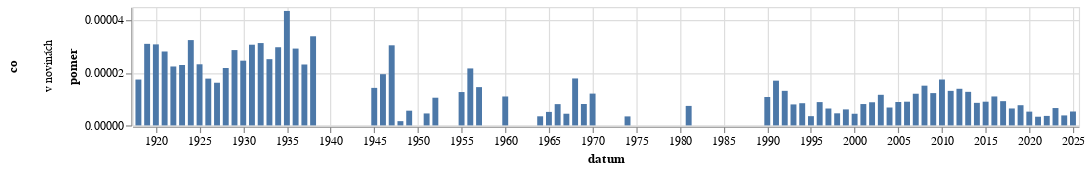

The cell this chart's notebook holds for it:
### Code cell
graf(vyvoj_vyskytu("(?i)v novinách","v novinách"))

### Figure 1 — Vega-Lite specification as saved in the notebook (floating-point values rounded to 4 significant figures)
{"config": {"view": {"continuousWidth": 300, "continuousHeight": 300}}, "data": {"name": "data-49b8159efeda7af0194d4dcc9b3b6ead"}, "mark": {"type": "bar"}, "encoding": {"row": {"field": "co", "type": "nominal"}, "x": {"field": "datum", "type": "temporal"}, "y": {"field": "pomer", "type": "quantitative"}}, "height": 100, "width": 800, "$schema": "https://vega.github.io/schema/vega-lite/v5.8.0.json", "datasets": {"data-49b8159efeda7af0194d4dcc9b3b6ead": [{"datum": "1918-01-01T00:00:00", "vyskytu": 3, "pocet_slov": 172010, "pomer": 1.744e-05, "co": "v novinách"}, {"datum": "1919-01-01T00:00:00", "vyskytu": 48, "pocet_slov": 1547459, "pomer": 3.102e-05, "co": "v novinách"}, {"datum": "1920-01-01T00:00:00", "vyskytu": 48, "pocet_slov": 1557497, "pomer": 3.082e-05, "co": "v novinách"}, {"datum": "1921-01-01T00:00:00", "vyskytu": 51, "pocet_slov": 1814119, "pomer": 2.811e-05, "co": "v novinách"}, {"datum": "1922-01-01T00:00:00", "vyskytu": 39, "pocet_slov": 1739976, "pomer": 2.241e-05, "co": "v novinách"}, {"datum": "1923-01-01T00:00:00", "vyskytu": 26, "pocet_slov": 1131296, "pomer": 2.298e-05, "co": "v novinách"}, {"datum": "1924-01-01T00:00:00", "vyskytu": 45, "pocet_slov": 1386775, "pomer": 3.245e-05, "co": "v novinách"}, {"datum": "1925-01-01T00:00:00", "vyskytu": 23, "pocet_slov": 989387, "pomer": 2.325e-05, "co": "v novinách"}, {"datum": "1926-01-01T00:00:00", "vyskytu": 29, "pocet_slov": 1629693, "pomer": 1.779e-05, "co": "v novinách"}, {"datum": "1927-01-01T00:00:00", "vyskytu": 28, "pocet_slov": 1725378, "pomer": 1.623e-05, "co": "v novinách"}, {"datum": "1928-01-01T00:00:00", "vyskytu": 39, "pocet_slov": 1786584, "pomer": 2.183e-05, "co": "v novinách"}, {"datum": "1929-01-01T00:00:00", "vyskytu": 26, "pocet_slov": 907519, "pomer": 2.865e-05, "co": "v novinách"}, {"datum": "1930-01-01T00:00:00", "vyskytu": 49, "pocet_slov": 1990549, "pomer": 2.462e-05, "co": "v novinách"}, {"datum": "1931-01-01T00:00:00", "vyskytu": 45, "pocet_slov": 1466185, "pomer": 3.069e-05, "co": "v novinách"}, {"datum": "1932-01-01T00:00:00", "vyskytu": 35, "pocet_slov": 1117587, "pomer": 3.132e-05, "co": "v novinách"}, {"datum": "1933-01-01T00:00:00", "vyskytu": 31, "pocet_slov": 1230441, "pomer": 2.519e-05, "co": "v novinách"}, {"datum": "1934-01-01T00:00:00", "vyskytu": 26, "pocet_slov": 874472, "pomer": 2.973e-05, "co": "v novinách"}, {"datum": "1935-01-01T00:00:00", "vyskytu": 31, "pocet_slov": 712050, "pomer": 4.354e-05, "co": "v novinách"}, {"datum": "1936-01-01T00:00:00", "vyskytu": 28, "pocet_slov": 958205, "pomer": 2.922e-05, "co": "v novinách"}, {"datum": "1937-01-01T00:00:00", "vyskytu": 17, "pocet_slov": 733783, "pomer": 2.317e-05, "co": "v novinách"}, {"datum": "1938-01-01T00:00:00", "vyskytu": 13, "pocet_slov": 383461, "pomer": 3.39e-05, "co": "v novinách"}, {"datum": "1945-01-01T00:00:00", "vyskytu": 2, "pocet_slov": 140144, "pomer": 1.427e-05, "co": "v novinách"}, {"datum": "1946-01-01T00:00:00", "vyskytu": 22, "pocet_slov": 1129068, "pomer": 1.949e-05, "co": "v novinách"}, {"datum": "1947-01-01T00:00:00", "vyskytu": 33, "pocet_slov": 1083098, "pomer": 3.047e-05, "co": "v novinách"}, {"datum": "1948-01-01T00:00:00", "vyskytu": 1, "pocet_slov": 618132, "pomer": 1.618e-06, "co": "v novinách"}, {"datum": "1949-01-01T00:00:00", "vyskytu": 2, "pocet_slov": 357203, "pomer": 5.599e-06, "co": "v novinách"}, {"datum": "1950-01-01T00:00:00", "vyskytu": 0, "pocet_slov": 208781, "pomer": 0.0, "co": "v novinách"}, {"datum": "1951-01-01T00:00:00", "vyskytu": 1, "pocet_slov": 219888, "pomer": 4.548e-06, "co": "v novinách"}, {"datum": "1952-01-01T00:00:00", "vyskytu": 2, "pocet_slov": 189920, "pomer": 1.053e-05, "co": "v novinách"}, {"datum": "1953-01-01T00:00:00", "vyskytu": 0, "pocet_slov": 114518, "pomer": 0.0, "co": "v novinách"}, {"datum": "1954-01-01T00:00:00", "vyskytu": 0, "pocet_slov": 98416, "pomer": 0.0, "co": "v novinách"}, {"datum": "1955-01-01T00:00:00", "vyskytu": 1, "pocet_slov": 78833, "pomer": 1.269e-05, "co": "v novinách"}, {"datum": "1956-01-01T00:00:00", "vyskytu": 3, "pocet_slov": 138430, "pomer": 2.167e-05, "co": "v novinách"}, {"datum": "1957-01-01T00:00:00", "vyskytu": 2, "pocet_slov": 137388, "pomer": 1.456e-05, "co": "v novinách"}, {"datum": "1958-01-01T00:00:00", "vyskytu": 0, "pocet_slov": 142112, "pomer": 0.0, "co": "v novinách"}, {"datum": "1959-01-01T00:00:00", "vyskytu": 0, "pocet_slov": 141333, "pomer": 0.0, "co": "v novinách"}, {"datum": "1960-01-01T00:00:00", "vyskytu": 2, "pocet_slov": 181817, "pomer": 1.1e-05, "co": "v novinách"}, {"datum": "1961-01-01T00:00:00", "vyskytu": 0, "pocet_slov": 216288, "pomer": 0.0, "co": "v novinách"}, {"datum": "1962-01-01T00:00:00", "vyskytu": 0, "pocet_slov": 98793, "pomer": 0.0, "co": "v novinách"}, {"datum": "1963-01-01T00:00:00", "vyskytu": 0, "pocet_slov": 139432, "pomer": 0.0, "co": "v novinách"}, {"datum": "1964-01-01T00:00:00", "vyskytu": 1, "pocet_slov": 288820, "pomer": 3.462e-06, "co": "v novinách"}, {"datum": "1965-01-01T00:00:00", "vyskytu": 1, "pocet_slov": 194814, "pomer": 5.133e-06, "co": "v novinách"}, {"datum": "1966-01-01T00:00:00", "vyskytu": 2, "pocet_slov": 247115, "pomer": 8.093e-06, "co": "v novinách"}, {"datum": "1967-01-01T00:00:00", "vyskytu": 1, "pocet_slov": 225198, "pomer": 4.441e-06, "co": "v novinách"}, {"datum": "1968-01-01T00:00:00", "vyskytu": 10, "pocet_slov": 559905, "pomer": 1.786e-05, "co": "v novinách"}, {"datum": "1969-01-01T00:00:00", "vyskytu": 3, "pocet_slov": 368721, "pomer": 8.136e-06, "co": "v novinách"}, {"datum": "1970-01-01T00:00:00", "vyskytu": 3, "pocet_slov": 248046, "pomer": 1.209e-05, "co": "v novinách"}, {"datum": "1971-01-01T00:00:00", "vyskytu": 0, "pocet_slov": 263102, "pomer": 0.0, "co": "v novinách"}, {"datum": "1972-01-01T00:00:00", "vyskytu": 0, "pocet_slov": 213032, "pomer": 0.0, "co": "v novinách"}, {"datum": "1973-01-01T00:00:00", "vyskytu": 0, "pocet_slov": 280835, "pomer": 0.0, "co": "v novinách"}, {"datum": "1974-01-01T00:00:00", "vyskytu": 1, "pocet_slov": 291980, "pomer": 3.425e-06, "co": "v novinách"}, {"datum": "1975-01-01T00:00:00", "vyskytu": 0, "pocet_slov": 335255, "pomer": 0.0, "co": "v novinách"}, {"datum": "1976-01-01T00:00:00", "vyskytu": 0, "pocet_slov": 244998, "pomer": 0.0, "co": "v novinách"}, {"datum": "1977-01-01T00:00:00", "vyskytu": 0, "pocet_slov": 253702, "pomer": 0.0, "co": "v novinách"}, {"datum": "1978-01-01T00:00:00", "vyskytu": 0, "pocet_slov": 289894, "pomer": 0.0, "co": "v novinách"}, {"datum": "1979-01-01T00:00:00", "vyskytu": 0, "pocet_slov": 252883, "pomer": 0.0, "co": "v novinách"}, {"datum": "1980-01-01T00:00:00", "vyskytu": 0, "pocet_slov": 242065, "pomer": 0.0, "co": "v novinách"}, {"datum": "1981-01-01T00:00:00", "vyskytu": 1, "pocet_slov": 134899, "pomer": 7.413e-06, "co": "v novinách"}, {"datum": "1982-01-01T00:00:00", "vyskytu": 0, "pocet_slov": 186973, "pomer": 0.0, "co": "v novinách"}, {"datum": "1983-01-01T00:00:00", "vyskytu": 0, "pocet_slov": 227768, "pomer": 0.0, "co": "v novinách"}, {"datum": "1984-01-01T00:00:00", "vyskytu": 0, "pocet_slov": 191735, "pomer": 0.0, "co": "v novinách"}, {"datum": "1985-01-01T00:00:00", "vyskytu": 0, "pocet_slov": 165973, "pomer": 0.0, "co": "v novinách"}, {"datum": "1986-01-01T00:00:00", "vyskytu": 0, "pocet_slov": 98877, "pomer": 0.0, "co": "v novinách"}, {"datum": "1987-01-01T00:00:00", "vyskytu": 0, "pocet_slov": 149991, "pomer": 0.0, "co": "v novinách"}, {"datum": "1988-01-01T00:00:00", "vyskytu": 0, "pocet_slov": 167631, "pomer": 0.0, "co": "v novinách"}, {"datum": "1989-01-01T00:00:00", "vyskytu": 0, "pocet_slov": 255151, "pomer": 0.0, "co": "v novinách"}, {"datum": "1990-01-01T00:00:00", "vyskytu": 9, "pocet_slov": 833434, "pomer": 1.08e-05, "co": "v novinách"}, {"datum": "1991-01-01T00:00:00", "vyskytu": 24, "pocet_slov": 1410605, "pomer": 1.701e-05, "co": "v novinách"}, {"datum": "1992-01-01T00:00:00", "vyskytu": 16, "pocet_slov": 1217148, "pomer": 1.315e-05, "co": "v novinách"}, {"datum": "1993-01-01T00:00:00", "vyskytu": 9, "pocet_slov": 1127475, "pomer": 7.982e-06, "co": "v novinách"}, {"datum": "1994-01-01T00:00:00", "vyskytu": 8, "pocet_slov": 948063, "pomer": 8.438e-06, "co": "v novinách"}, {"datum": "1995-01-01T00:00:00", "vyskytu": 4, "pocet_slov": 1138209, "pomer": 3.514e-06, "co": "v novinách"}, {"datum": "1996-01-01T00:00:00", "vyskytu": 11, "pocet_slov": 1240947, "pomer": 8.864e-06, "co": "v novinách"}, {"datum": "1997-01-01T00:00:00", "vyskytu": 14, "pocet_slov": 2179318, "pomer": 6.424e-06, "co": "v novinách"}, {"datum": "1998-01-01T00:00:00", "vyskytu": 7, "pocet_slov": 1522654, "pomer": 4.597e-06, "co": "v novinách"}, {"datum": "1999-01-01T00:00:00", "vyskytu": 15, "pocet_slov": 2465372, "pomer": 6.084e-06, "co": "v novinách"}, {"datum": "2000-01-01T00:00:00", "vyskytu": 11, "pocet_slov": 2483127, "pomer": 4.43e-06, "co": "v novinách"}, {"datum": "2001-01-01T00:00:00", "vyskytu": 20, "pocet_slov": 2462192, "pomer": 8.123e-06, "co": "v novinách"}, {"datum": "2002-01-01T00:00:00", "vyskytu": 17, "pocet_slov": 1931845, "pomer": 8.8e-06, "co": "v novinách"}, {"datum": "2003-01-01T00:00:00", "vyskytu": 30, "pocet_slov": 2578085, "pomer": 1.164e-05, "co": "v novinách"}, {"datum": "2004-01-01T00:00:00", "vyskytu": 16, "pocet_slov": 2351739, "pomer": 6.803e-06, "co": "v novinách"}, {"datum": "2005-01-01T00:00:00", "vyskytu": 23, "pocet_slov": 2582168, "pomer": 8.907e-06, "co": "v novinách"}, {"datum": "2006-01-01T00:00:00", "vyskytu": 14, "pocet_slov": 1552476, "pomer": 9.018e-06, "co": "v novinách"}, {"datum": "2007-01-01T00:00:00", "vyskytu": 22, "pocet_slov": 1826653, "pomer": 1.204e-05, "co": "v novinách"}, {"datum": "2008-01-01T00:00:00", "vyskytu": 27, "pocet_slov": 1786832, "pomer": 1.511e-05, "co": "v novinách"}, {"datum": "2009-01-01T00:00:00", "vyskytu": 26, "pocet_slov": 2116415, "pomer": 1.228e-05, "co": "v novinách"}, {"datum": "2010-01-01T00:00:00", "vyskytu": 30, "pocet_slov": 1718642, "pomer": 1.746e-05, "co": "v novinách"}, {"datum": "2011-01-01T00:00:00", "vyskytu": 33, "pocet_slov": 2512843, "pomer": 1.313e-05, "co": "v novinách"}, {"datum": "2012-01-01T00:00:00", "vyskytu": 30, "pocet_slov": 2154063, "pomer": 1.393e-05, "co": "v novinách"}, {"datum": "2013-01-01T00:00:00", "vyskytu": 16, "pocet_slov": 1253654, "pomer": 1.276e-05, "co": "v novinách"}, {"datum": "2014-01-01T00:00:00", "vyskytu": 24, "pocet_slov": 2797907, "pomer": 8.578e-06, "co": "v novinách"}, {"datum": "2015-01-01T00:00:00", "vyskytu": 26, "pocet_slov": 2883253, "pomer": 9.018e-06, "co": "v novinách"}, {"datum": "2016-01-01T00:00:00", "vyskytu": 34, "pocet_slov": 3088746, "pomer": 1.101e-05, "co": "v novinách"}, {"datum": "2017-01-01T00:00:00", "vyskytu": 23, "pocet_slov": 2494184, "pomer": 9.221e-06, "co": "v novinách"}, {"datum": "2018-01-01T00:00:00", "vyskytu": 19, "pocet_slov": 2950192, "pomer": 6.44e-06, "co": "v novinách"}, {"datum": "2019-01-01T00:00:00", "vyskytu": 26, "pocet_slov": 3385704, "pomer": 7.679e-06, "co": "v novinách"}, {"datum": "2020-01-01T00:00:00", "vyskytu": 19, "pocet_slov": 3628168, "pomer": 5.237e-06, "co": "v novinách"}, {"datum": "2021-01-01T00:00:00", "vyskytu": 10, "pocet_slov": 3028906, "pomer": 3.302e-06, "co": "v novinách"}, {"datum": "2022-01-01T00:00:00", "vyskytu": 15, "pocet_slov": 4156918, "pomer": 3.608e-06, "co": "v novinách"}, {"datum": "2023-01-01T00:00:00", "vyskytu": 30, "pocet_slov": 4543342, "pomer": 6.603e-06, "co": "v novinách"}, {"datum": "2024-01-01T00:00:00", "vyskytu": 17, "pocet_slov": 4476204, "pomer": 3.798e-06, "co": "v novinách"}, {"datum": "2025-01-01T00:00:00", "vyskytu": 12, "pocet_slov": 2270793, "pomer": 5.284e-06, "co": "v novinách"}]}}
